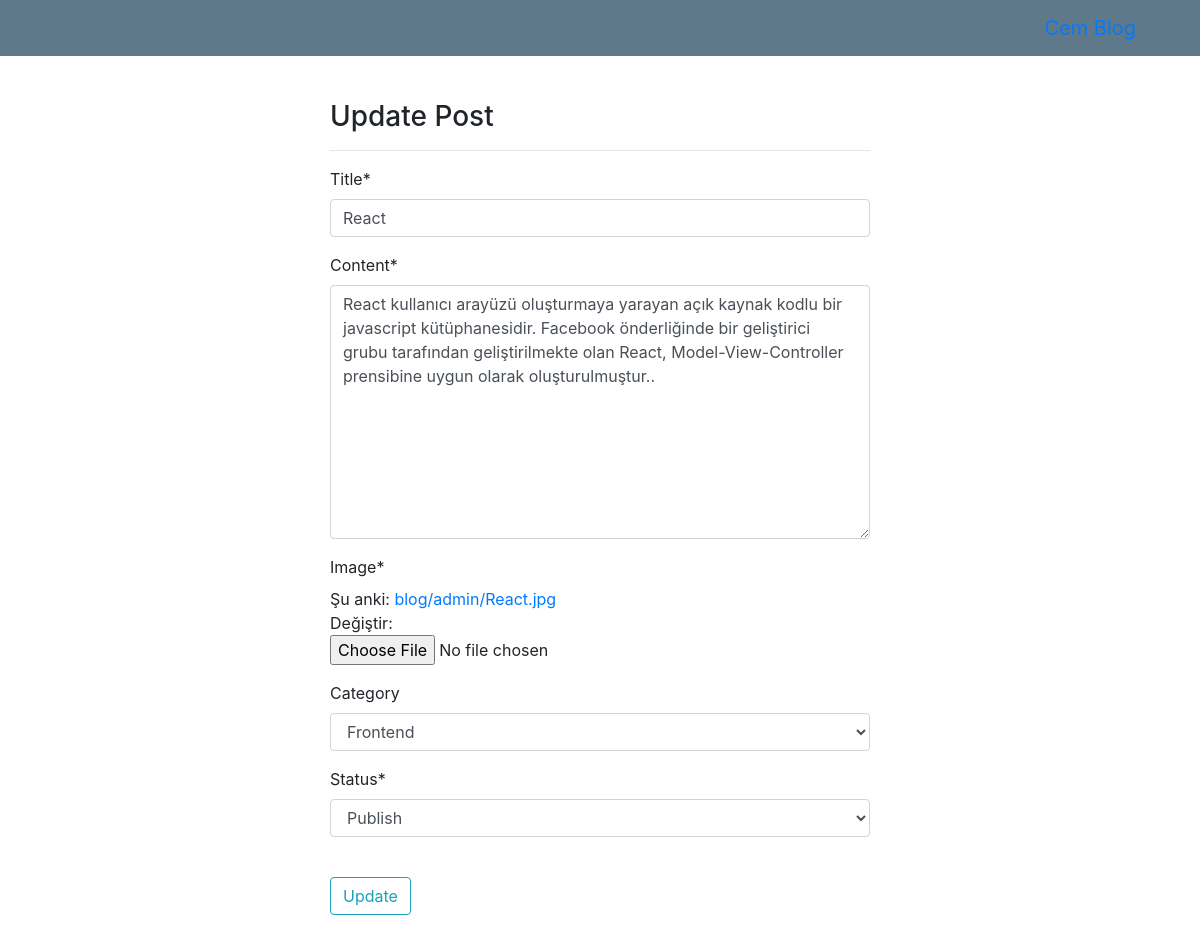
The page /react-36faeee7b3/update/ (signed in) on the database its author committed.
### blog/models.py (models this page shows, shortened)
class Post(models.Model):
    OPTIONS = (
        ('Draft', 'Draft'),
        ('Publish', 'Publish'),
    )
    id = models.AutoField(primary_key=True, editable=False, unique=True, null=False, blank=False)
    title = models.CharField(max_length=100)
    content = models.TextField()
    image = models.ImageField(upload_to=user_directory_path, default='blog.jpg')
    category = models.ForeignKey(Category , on_delete=models.PROTECT, blank=True, null=True)
    publish_date = models.DateTimeField(auto_now_add=True)
    last_updated = models.DateTimeField(auto_now=True)
    author = models.CharField(max_length=100, default="Anonymous")
    status = models.CharField(max_length=10, choices=OPTIONS, default='Publish')
    slug = models.SlugField(blank=True, unique=True)

### blog/views.py (the view)
# urls.py: path("<str:slug>/update/",post_update, name="update"),
@login_required()
def post_update(request, slug):
    obj = get_object_or_404(Post, slug=slug)
    form = PostForm(request.POST or None, request.FILES or None, instance=obj)
    if request.user.username != obj.author and not request.user.is_superuser:
        messages.warning(request, "You are not a writer of this post !")
        return redirect("blog:list_all")
    if form.is_valid():
        form.save()
        messages.success(request, "Post updated !!")
        return redirect("blog:list_all")
    context = {
        "object" : obj,
        "form" : form
    }
    return render(request, "blog/post_update.html", context)

### blog/forms.py
class PostForm(forms.ModelForm):
    status = forms.ChoiceField(choices=Post.OPTIONS)
    category = forms.ModelChoiceField(queryset=Category.objects.all(), required=False, empty_label="Select Category")
    class Meta:
        model = Post
        fields = (
            'title',
            'content',
            'image',
            'category',
            'status',
        )

### blog/models.py (called while the page is built)
    def __str__(self):
        return self.name

### blog/templates/blog/post_update.html
{% extends 'base.html' %} {% load crispy_forms_tags %} {% block content %}
<div class="row">
  <div class="col-md-6 offset-md-3">
    <h3>Update Post</h3>
    <hr />
    <form method="POST" enctype="multipart/form-data">
      {% csrf_token %} {{form|crispy}}
      <br />
      <button type="submit" class="btn btn-outline-info">Update</button>
    </form>
  </div>
</div>
{% endblock content %}

### rows shown on the page
Post: title "React", content "React kullanıcı arayüzü oluşturmaya yarayan açık kaynak kodlu bir javascript kütüphanesidir. Facebook önderliğinde bir geliştirici grubu tarafından geliştirilmekte olan React, Model-View-Controller prensibine uygun olarak oluşturulmuştur..", category "Frontend", status "Publish"
